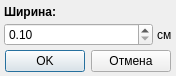
<?xml version="1.0" encoding="UTF-8"?>
<ui version="4.0">
 <class>ColumnSizeDialog</class>
 <widget class="QDialog" name="ColumnSizeDialog">
  <property name="geometry">
   <rect>
    <x>0</x>
    <y>0</y>
    <width>176</width>
    <height>76</height>
   </rect>
  </property>
  <property name="minimumSize">
   <size>
    <width>176</width>
    <height>76</height>
   </size>
  </property>
  <property name="maximumSize">
   <size>
    <width>176</width>
    <height>76</height>
   </size>
  </property>
  <property name="windowTitle">
   <string>Ширина столбца</string>
  </property>
  <layout class="QVBoxLayout" name="verticalLayout">
   <property name="spacing">
    <number>4</number>
   </property>
   <property name="margin">
    <number>4</number>
   </property>
   <item>
    <widget class="QLabel" name="titleLabel">
     <property name="font">
      <font>
       <weight>75</weight>
       <bold>true</bold>
      </font>
     </property>
     <property name="text">
      <string>Ширина:</string>
     </property>
    </widget>
   </item>
   <item>
    <layout class="QHBoxLayout" name="horizontalLayout_2">
     <property name="spacing">
      <number>4</number>
     </property>
     <item>
      <widget class="QDoubleSpinBox" name="widthSpinBox">
       <property name="sizePolicy">
        <sizepolicy hsizetype="MinimumExpanding" vsizetype="Fixed">
         <horstretch>0</horstretch>
         <verstretch>0</verstretch>
        </sizepolicy>
       </property>
       <property name="minimum">
        <double>0.100000000000000</double>
       </property>
       <property name="maximum">
        <double>100.000000000000000</double>
       </property>
      </widget>
     </item>
     <item>
      <widget class="QLabel" name="smLabel">
       <property name="text">
        <string>см</string>
       </property>
      </widget>
     </item>
    </layout>
   </item>
   <item>
    <layout class="QHBoxLayout" name="horizontalLayout">
     <property name="spacing">
      <number>4</number>
     </property>
     <item>
      <spacer name="horizontalSpacer_2">
       <property name="orientation">
        <enum>Qt::Horizontal</enum>
       </property>
       <property name="sizeHint" stdset="0">
        <size>
         <width>40</width>
         <height>20</height>
        </size>
       </property>
      </spacer>
     </item>
     <item>
      <widget class="QPushButton" name="okButton">
       <property name="text">
        <string>OK</string>
       </property>
      </widget>
     </item>
     <item>
      <spacer name="horizontalSpacer">
       <property name="orientation">
        <enum>Qt::Horizontal</enum>
       </property>
       <property name="sizeHint" stdset="0">
        <size>
         <width>40</width>
         <height>20</height>
        </size>
       </property>
      </spacer>
     </item>
     <item>
      <widget class="QPushButton" name="cancelButton">
       <property name="text">
        <string>Отмена</string>
       </property>
      </widget>
     </item>
     <item>
      <spacer name="horizontalSpacer_3">
       <property name="orientation">
        <enum>Qt::Horizontal</enum>
       </property>
       <property name="sizeHint" stdset="0">
        <size>
         <width>40</width>
         <height>20</height>
        </size>
       </property>
      </spacer>
     </item>
    </layout>
   </item>
  </layout>
 </widget>
 <resources/>
 <connections/>
</ui>
